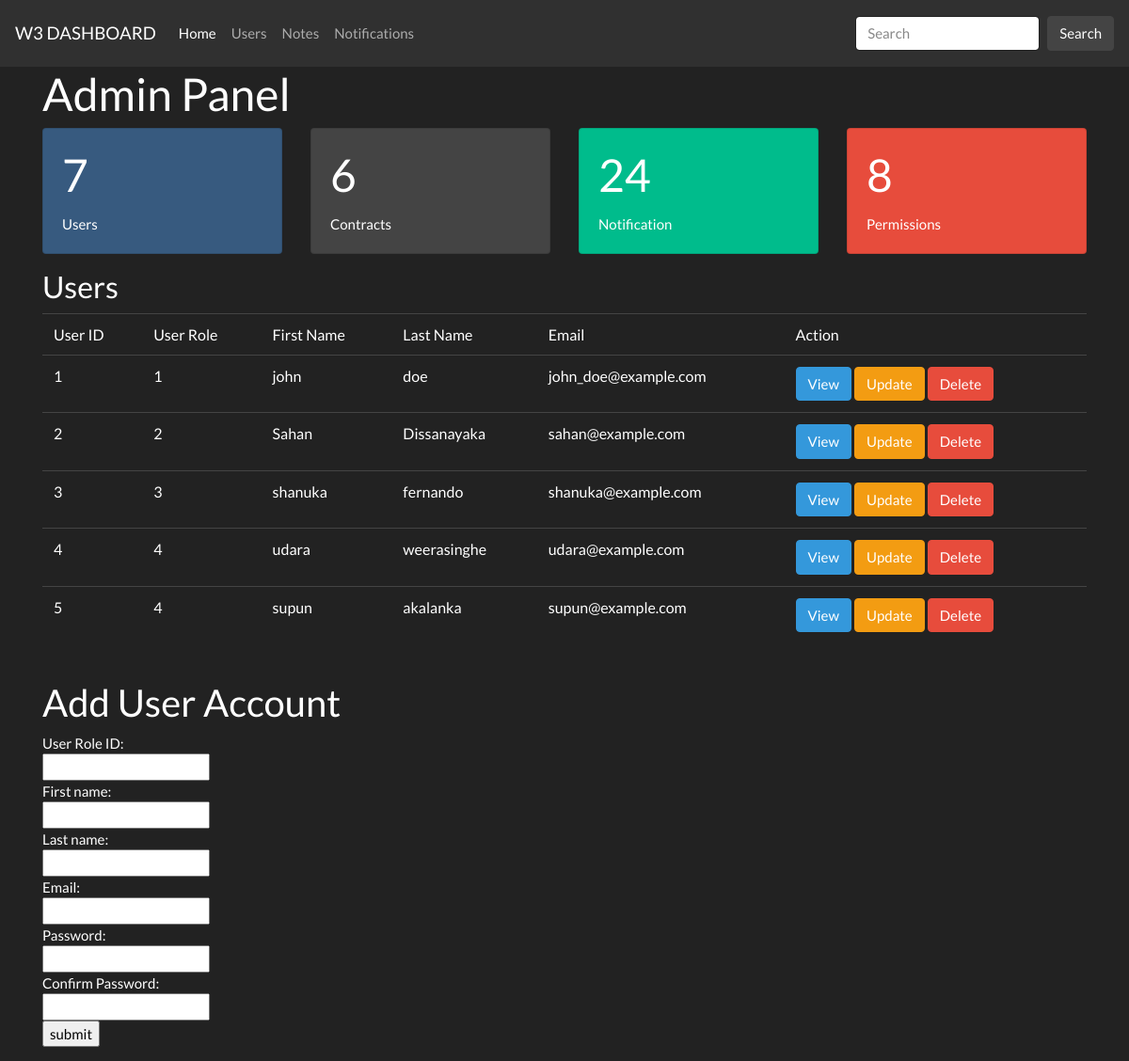
Page /view/user/userView.php (signed in) on the committed database.
### tables this page shows
CREATE TABLE `user` (
  `u_id` int(10) NOT NULL,
  `r_id` int(10) NOT NULL,
  `u_firstname` varchar(255) NOT NULL,
  `u_lastname` varchar(255) NOT NULL,
  `u_email` varchar(255) NOT NULL,
  `u_password` varchar(255) NOT NULL
);

### model/userModel.php (called while the page is built, shortened)
<?php
function getAllUsers(){
	global $conn;
	$query = "select * from user";
	$result = mysqli_query($conn,$query);
	return $result;
}
?>

### controller/user/userController.php (called while the page is built, shortened)
<?php
$url = rawurldecode($_SERVER['REQUEST_URI']);
if(preg_match('/dashboard/', $url)){
	require_once("./../model/userModel.php");
}else{
	require_once("./../../model/userModel.php");
}
function getAll(){
	$res = getAllUsers();
	return $res;
}
?>

### view/user/userView.php (the view, shortened to what this page needs)
<?php require_once('./../../controller/user/userController.php');?>
<?php require_once('./userHeader.php');?>
<?php
$result = getAll();
?>
<div class="container">
<h1>Admin Panel</h1>
<div class="row">
    <div class="col-sm">
    <div class="card text-white bg-primary mb-3" style="max-width: 20rem;">
      <div class="card-body">
        <h1 class="card-title">7</h1>
        <p class="card-text">Users</p>
      </div>
    </div>
    </div>
    <div class="col-sm">
     <div class="card text-white bg-secondary mb-3" style="max-width: 20rem;">
      <div class="card-body">
        <h1 class="card-title">6</h1>
        <p class="card-text">Contracts</p>
      </div>
    </div>
    </div>
    <div class="col-sm">
    <div class="card text-white bg-success mb-3" style="max-width: 20rem;">
      <div class="card-body">
        <h1 class="card-title">24</h1>
        <p class="card-text">Notification</p>
      </div>
    </div>
    </div>
    <div class="col-sm">
    <div class="card text-white bg-danger mb-3" style="max-width: 20rem;">
      <div class="card-body">
        <h1 id="value" class="card-title">8</h1>
        <p class="card-text">Permissions</p>
      </div>
    </div>
    </div>
  </div>
</div>
<?php
if (mysqli_num_rows($result) > 0) {
?>
<div class="container">
  <h3>Users</h3>
  <table class="table table-hover">
  <tr>
    <td>User ID</td>
    <td>User Role</td>
    <td>First Name</td>
    <td>Last Name</td>
    <td>Email </td>
    <td>Action </td>
  </tr>
<?php
while($row = mysqli_fetch_array($result)) {
?>
<tr>
    <td><?php echo $row["u_id"]; ?></td>
    <td><?php echo $row["r_id"]; ?></td>
    <td><?php echo $row["u_firstname"]; ?></td>
    <td><?php echo $row["u_lastname"]; ?></td>
    <td><?php echo $row["u_email"]; ?></td>
    <td>
    <a class="btn btn-info" href="./../../controller/user/userController.php?viewid=<?php echo $row["u_id"]; ?>">View</a>
    <a class="btn btn-warning" href="./../../controller/user/userController.php?updateid=<?php echo $row["u_id"]; ?>">Update</a>
    <a class="btn btn-danger" href="./../../controller/user/userController.php?userid=<?php echo $row["u_id"]; ?>">Delete</a>
    </td>
</tr>
<?php
}
?>
</table>
 <?php
}
else{
    echo "No result found";
}
?>
    <h2>Add User Account</h2>
    <form method="post" action="./../../controller/user/userController.php">
    User Role ID:<br>
		<input type="text" name="user_role">
		<br>
    First name:<br>
		<input type="text" name="first_name">
		<br>
		Last name:<br>
		<input type="text" name="last_name">
		<br>
		Email:<br>
		<input type="text" name="email">
		<br>
		Password:<br>
		<input type="password" name="password">
        <br>
		Confirm Password:<br>
		<input type="password" name="cpassword">
        <br>
		<input type="submit" name="userdetails" value="submit">
	  </form>
    </div>
 </body>
</html>

### view/user/userHeader.php (shortened to what this page needs)
<html lang="en">
<head>
    <link href="./../../assets/css/style_darkly.css" rel="stylesheet" type="text/css">
</head>
<body>
<nav class="navbar navbar-expand-lg navbar-dark bg-dark">
  <a class="navbar-brand" href="../dashboard.php">W3 DASHBOARD</a>
  <div class="collapse navbar-collapse" id="navbarColor02">
    <ul class="navbar-nav mr-auto">
      <li class="nav-item active">
        <a class="nav-link" href="./userView.php">Home <span class="sr-only">(current)</span></a>
      </li>
      <li class="nav-item">
        <a class="nav-link" href="#">Users</a>
      </li>
      <li class="nav-item">
        <a class="nav-link" href="#">Notes</a>
      </li>
      <li class="nav-item">
        <a class="nav-link" href="#">Notifications</a>
      </li>
    </ul>
    <form class="form-inline my-2 my-lg-0">
      <input class="form-control mr-sm-2" type="text" placeholder="Search">
      <button class="btn btn-secondary my-2 my-sm-0" type="submit">Search</button>
    </form>
  </div>
</nav>

### rows in the picture
user: u_id "1", r "1", u_firstname "john", u_lastname "doe", u_email "john_doe@example.com"
user: u_id "2", r "2", u_firstname "Sahan", u_lastname "Dissanayaka", u_email "sahan@example.com"
user: u_id "3", r "3", u_firstname "shanuka", u_lastname "fernando", u_email "shanuka@example.com"
user: u_id "4", r "4", u_firstname "udara", u_lastname "weerasinghe", u_email "udara@example.com"
user: u_id "5", r "4", u_firstname "supun", u_lastname "akalanka", u_email "supun@example.com"
